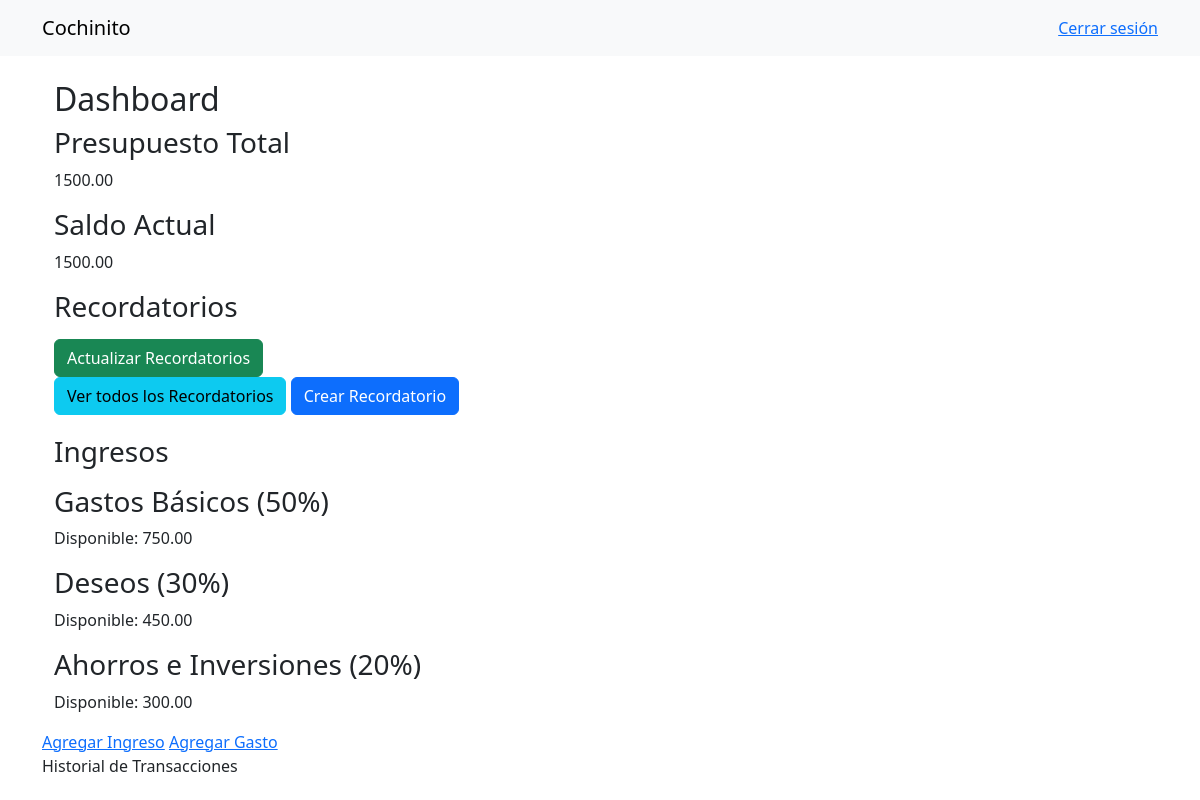
Page /finance/dashboard/ (signed in) on the earlier database version.
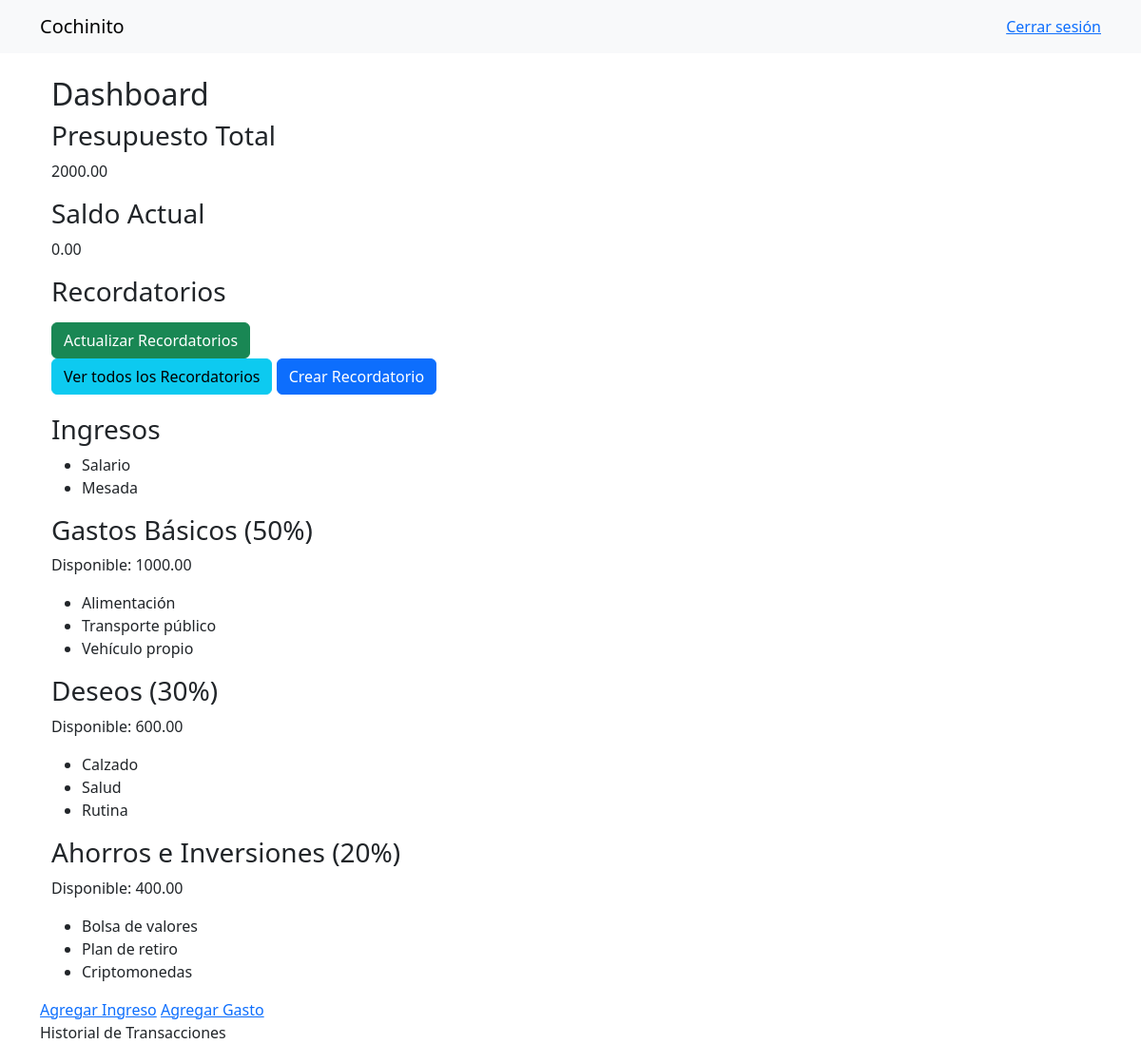
Same page on the later database version.
### finance/models.py (models this page shows, shortened)
class Budget(models.Model):
    user = models.OneToOneField(User, on_delete=models.CASCADE)
    total_amount = models.DecimalField(max_digits=10, decimal_places=2)
    current_balance = models.DecimalField(max_digits=10, decimal_places=2)
    total_amount = models.DecimalField(max_digits=10, decimal_places=2)
    current_balance = models.DecimalField(max_digits=10, decimal_places=2)
    basic_expenses = models.DecimalField(max_digits=10, decimal_places=2, default=0)
    wish_expenses = models.DecimalField(max_digits=10, decimal_places=2, default=0)
    savings_investments = models.DecimalField(max_digits=10, decimal_places=2, default=0)
    created_at = models.DateTimeField(auto_now_add=True)
    updated_at = models.DateTimeField(auto_now=True)

class IncomeSource(models.Model):
    user = models.ForeignKey(User, on_delete=models.CASCADE, null=True, blank=True)
    name = models.CharField(max_length=100)

class BasicExpense(models.Model):
    user = models.ForeignKey(User, on_delete=models.CASCADE, null=True, blank=True)
    name = models.CharField(max_length=100)

class WishExpense(models.Model):
    user = models.ForeignKey(User, on_delete=models.CASCADE, null=True, blank=True)
    name = models.CharField(max_length=100)

class SavingsInvestment(models.Model):
    user = models.ForeignKey(User, on_delete=models.CASCADE, null=True, blank=True)
    name = models.CharField(max_length=100)

### finance/views.py (the view)
# urls.py: path("finance/dashboard/", views.dashboard, name="dashboard"),
@login_required
def dashboard(request):
    user_budget = Budget.objects.filter(user=request.user).first()
    transactions = Transaction.objects.filter(user=request.user).order_by('-created_at')
    income_sources = IncomeSource.objects.filter(user=request.user)
    basic_expenses = BasicExpense.objects.filter(user=request.user)
    wish_expenses = WishExpense.objects.filter(user=request.user)
    savings_investments = SavingsInvestment.objects.filter(user=request.user)
    available_for_basic_expenses = Decimal(0)
    available_for_wish_expenses = Decimal(0)
    available_for_savings = Decimal(0)
    total_amount = Decimal(0)
    if user_budget:
        total_amount = user_budget.total_amount
        available_for_basic_expenses = total_amount * Decimal('0.50')
        available_for_wish_expenses = total_amount * Decimal('0.30')
        available_for_savings = total_amount * Decimal('0.20')
    return render(request, "finance/dashboard.html", {
        "user_budget": user_budget,
        "transactions": transactions,
        "total_amount": total_amount,
        "available_for_basic_expenses": available_for_basic_expenses,
        "available_for_wish_expenses": available_for_wish_expenses,
        "available_for_savings": available_for_savings,
        "income_sources": income_sources,
        "basic_expenses": basic_expenses,
        "wish_expenses": wish_expenses,
        "savings_investments": savings_investments,
    })

### finance/templates/finance/dashboard.html (shortened to what this page needs)
{% extends "finance/base.html" %}
{% block content %}
<div class="container">
    <h2>Dashboard</h2>
    <h3>Presupuesto Total</h3>
    <p>{{ user_budget.total_amount|floatformat:2 }}</p>
    <h3>Saldo Actual</h3>
    <p>{{ user_budget.current_balance|floatformat:2 }}</p>
    <h3>Recordatorios</h3>
    <form method="POST" action="{% url 'mark_reminder_paid' %}">
        <button type="submit" class="btn btn-success">Actualizar Recordatorios</button>
    </form>
<a href="{% url 'reminder_list' %}" class="btn btn-info" style="margin-bottom: 20px;">Ver todos los Recordatorios</a>
<a href="{% url 'create_reminder' %}" class="btn btn-primary" style="margin-bottom: 20px;">Crear Recordatorio</a>
    <h3>Ingresos</h3>
    <ul>
        {% for source in income_sources %}
            <li>{{ source.name }}</li>
        {% endfor %}
    </ul>
    <h3>Gastos Básicos (50%)</h3>
    <p>Disponible: {{ available_for_basic_expenses|floatformat:2 }}</p>
    <ul>
        {% for expense in basic_expenses %}
            <li>{{ expense.name }}</li>
        {% endfor %}
    </ul>
    <h3>Deseos (30%)</h3>
    <p>Disponible: {{ available_for_wish_expenses|floatformat:2 }}</p>
    <ul>
        {% for wish in wish_expenses %}
            <li>{{ wish.name }}</li>
        {% endfor %}
    </ul>
    <h3>Ahorros e Inversiones (20%)</h3>
    <p>Disponible: {{ available_for_savings|floatformat:2 }}</p>
    <ul>
        {% for saving in savings_investments %}
            <li>{{ saving.name }}</li>
        {% endfor %}
    </ul>
</div>
<a href="{% url 'add_income' %}">Agregar Ingreso</a>
<a href="{% url 'add_expense' %}">Agregar Gasto</a>
<a class="nav-link" href="{% url 'transaction_list' %}">Historial de Transacciones</a>
{% endblock %}

Differences in the rows shown:
changed Budget: total_amount "1500.00" → "2000.00"; current_balance "1500.00" → "0.00"
now on this page (row edited): IncomeSource: name "Salario"
now on this page (row edited): IncomeSource: name "Mesada"
now on this page (row edited): BasicExpense: name "Alimentación"
now on this page (row edited): BasicExpense: name "Transporte público"
now on this page (row edited): BasicExpense: name "Vehículo propio"
now on this page (row edited): WishExpense: name "Calzado"
now on this page (row edited): WishExpense: name "Salud"
now on this page (row edited): WishExpense: name "Rutina"
now on this page (row edited): SavingsInvestment: name "Bolsa de valores"
now on this page (row edited): SavingsInvestment: name "Plan de retiro"
now on this page (row edited): SavingsInvestment: name "Criptomonedas"
Other differences:
{{ available_for_basic_expenses|floatformat:2 }}: "750.00" → "1000.00"
{{ available_for_wish_expenses|floatformat:2 }}: "450.00" → "600.00"
{{ available_for_savings|floatformat:2 }}: "300.00" → "400.00"
